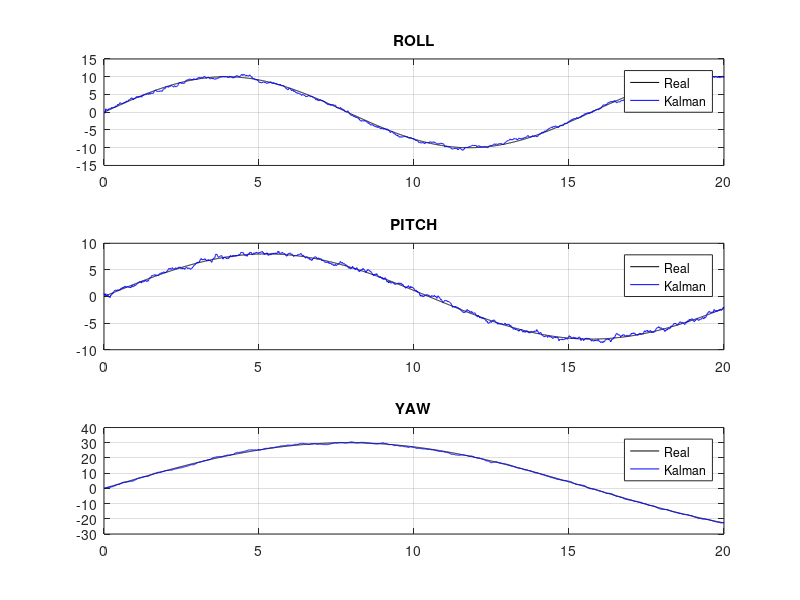

Reproduce this figure in MATLAB.
clear; clc;

dt = 0.01;
t = 0:dt:20;

% =========================
% 1) Movimiento real
% =========================
roll_real  = 10 * sin(0.4*t);
pitch_real = 8  * sin(0.3*t);
yaw_real   = 30 * sin(0.2*t);

% =========================
% 2) Sensores simulados
% =========================
gyro_roll  = gradient(roll_real, dt)  + randn(size(t))*0.4;
gyro_pitch = gradient(pitch_real, dt) + randn(size(t))*0.4;
gyro_yaw   = gradient(yaw_real, dt)   + randn(size(t))*0.4;

acc_roll  = roll_real  + randn(size(t))*2;
acc_pitch = pitch_real + randn(size(t))*2;

mag_yaw = yaw_real + randn(size(t))*3;

% =========================
% 3) Kalman simple por eje
% =========================
Q = 0.01;
R_acc = 4;
R_mag = 9;

roll = 0;  pitch = 0;  yaw = 0;
P_r = 1;   P_p = 1;    P_y = 1;

roll_k = zeros(size(t));
pitch_k = zeros(size(t));
yaw_k = zeros(size(t));

for k = 1:length(t)

    % ---- ROLL ----
    roll = roll + gyro_roll(k)*dt;
    P_r = P_r + Q;
    K = P_r / (P_r + R_acc);
    roll = roll + K*(acc_roll(k) - roll);
    P_r = (1 - K)*P_r;

    % ---- PITCH ----
    pitch = pitch + gyro_pitch(k)*dt;
    P_p = P_p + Q;
    K = P_p / (P_p + R_acc);
    pitch = pitch + K*(acc_pitch(k) - pitch);
    P_p = (1 - K)*P_p;

    % ---- YAW ----
    yaw = yaw + gyro_yaw(k)*dt;
    P_y = P_y + Q;
    K = P_y / (P_y + R_mag);
    yaw = yaw + K*(mag_yaw(k) - yaw);
    P_y = (1 - K)*P_y;

    roll_k(k)  = roll;
    pitch_k(k) = pitch;
    yaw_k(k)   = yaw;
end

% =========================
% 4) Gráficas
% =========================
figure;

subplot(3,1,1)
plot(t, roll_real,'k', t, roll_k,'b');
title('ROLL'); grid on; legend('Real','Kalman');

subplot(3,1,2)
plot(t, pitch_real,'k', t, pitch_k,'b');
title('PITCH'); grid on; legend('Real','Kalman');

subplot(3,1,3)
plot(t, yaw_real,'k', t, yaw_k,'b');
title('YAW'); grid on; legend('Real','Kalman');
